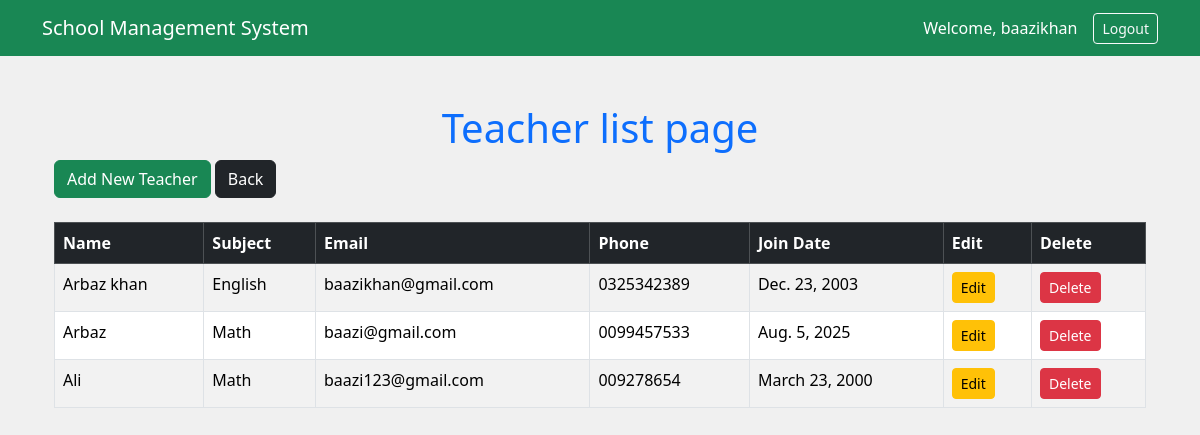
/teachers/ (signed in), run on the app's committed database.
### teacher/models.py (models this page shows, shortened)
class Teacher(models.Model):
    name = models.CharField(max_length=100)
    subject = models.CharField(max_length=50)
    email = models.EmailField(unique=True)
    phone_no = models.CharField(max_length=15, unique=True)
    join_date = models.DateField()

### teacher/views.py (the view)
# urls.py: path('', views.teacher_list, name='teacher_list'),
@login_required
def teacher_list(request):
    teachers = Teacher.objects.all()
    return render(request, 'teacher/teacher_list.html',{'teachers': teachers})

### templates/teacher/teacher_list.html (shortened to what this page needs)
{% extends "base.html" %}
{% block content %}
<div class="container mt-5">
    <h1 class="text-center text-primary">Teacher list page</h1>
    <a href="{% url 'add_teacher' %}" class="btn btn-success mb-3">Add New Teacher</a>
    <a href="{% url 'home' %}" class="btn btn-dark mb-3">Back</a>
    <table class="table table-bordered table-striped mt-2">
        <thead class="table-dark">
            <tr>
                <th>Name</th>
                <th>Subject</th>
                <th>Email</th>
                <th>Phone</th>
                <th>Join Date</th>
                <th>Edit</th>
                <th>Delete</th>
            </tr>
        </thead>
        <tbody>
            {% for teacher in teachers %}
            <tr>
                <td>{{ teacher.name }}</td>
                <td>{{ teacher.subject }}</td>
                <td>{{ teacher.email }}</td>
                <td>{{ teacher.phone_no }}</td>
                <td>{{ teacher.join_date }}</td>
                 <td>
                    <a href="{% url 'edit_teacher' teacher.id %}" class="btn btn-warning btn-sm">Edit</a>
                </td>
                <td>
                    <a href="{% url 'delete_teacher' teacher.id %}" class="btn btn-danger btn-sm">Delete</a>
                </td>
            </tr>
            {% empty %}
            <tr>
                <td colspan="4" class="text-center">No Teacher found</td>
            </tr>
            {% endfor %}
        </tbody>
    </table>
</div>
{% endblock %}

### templates/base.html (shortened to what this page needs)
{% load static %}
<!DOCTYPE html>
<html>
    <head>
     <link href="https://cdn.jsdelivr.net/npm/bootstrap@5.3.3/dist/css/bootstrap.min.css" rel="stylesheet">
     <link rel="stylesheet" href="{% static 'css/style.css' %}">
    </head>
    <body>
    <nav class="navbar navbar-expand-lg navbar-dark bg-success mb-4">
    <div class="container">
        <a class="navbar-brand" href="#">School Management System</a>
        <div class="ms-auto d-flex align-items-center">
            {% if user.is_authenticated %}
                <span class="text-white me-3">Welcome, {{ user.username }}</span>
                <form method="POST" action="{% url 'logout' %}">
                    <button type="submit" class="btn btn-outline-light btn-sm">Logout</button>
                </form>
            {% else %}
                <a href="{% url 'login' %}" class="btn btn-outline-light btn-sm">Login</a>
            {% endif %}
        </div>
    </div>
</nav>
            <div class="container">
                {% block content %}
                {% endblock %}
            </div>
    </body>
</html>

### static/css/style.css (style rules this page uses)
body { background-color: #f0f0f0; }

### data on the page
Teacher: name "Arbaz khan", subject "English", email "baazikhan@gmail.com", phone_no "0325342389", join_date "Dec. 23, 2003"
Teacher: name "Arbaz", subject "Math", email "baazi@gmail.com", phone_no "0099457533", join_date "Aug. 5, 2025"
Teacher: name "Ali", subject "Math", email "baazi123@gmail.com", phone_no "009278654", join_date "March 23, 2000"

### other printed values
{{ user.username }} "baazikhan"
